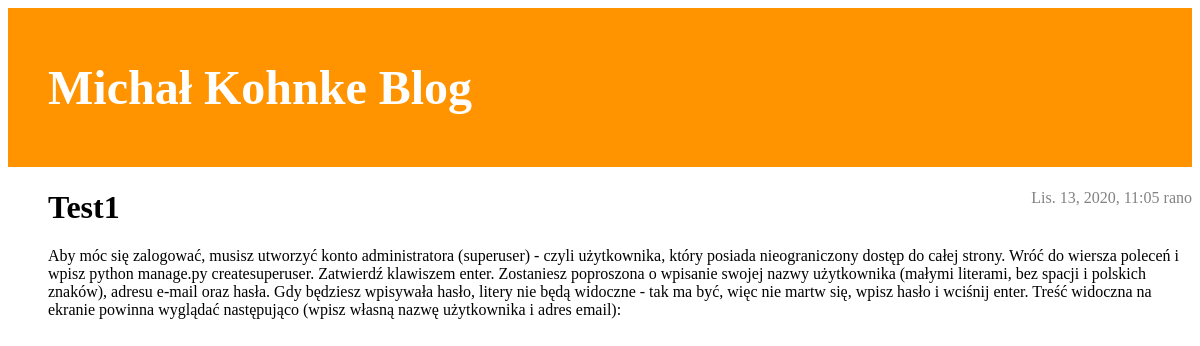
The app's page /post/1/ with its own data.
### blog/models.py (models this page shows, shortened)
class Post(models.Model):
    author = models.ForeignKey('auth.User',on_delete=models.DO_NOTHING,)
    title = models.CharField(max_length=200)
    text = models.TextField()
    created_date = models.DateTimeField(
            default=timezone.now)
    published_date = models.DateTimeField(
            blank=True, null=True)

### blog/views.py (the view)
# urls.py: url(r'^post/(?P<pk>[0-9]+)/$', views.post_detail, name='post_detail'),
def post_detail(request, pk):
    post = get_object_or_404(Post, pk=pk)
    return render(request, 'blog/post_detail.html', {'post': post})

### blog/templates/blog/post_detail.html
{% extends "blog/base.html" %}
{% block content %}
    {% if post.published_date %}
        <div class="date">
            {{ post.published_date }}
        </div>
    {% endif %}
    <h1>{{ post.title }}</h1>
    <p>{{ post.text|linebreaks }}</p>
{% endblock %}

### static/css/blog.css (style rules this page uses)
h1, h2, h3, h4 { font-family: 'Lobster', cursive; }
.date { float: right; color: #828282; }

### records on screen
Post: published_date "Lis. 13, 2020, 11:05 rano", title "Test1", text "Aby móc się zalogować, musisz utworzyć konto administratora (superuser) - czyli użytkownika, który posiada nieograniczony dostęp do całej strony. Wróć do wiersza poleceń i wpisz python manage.py createsuperuser. Zatwierdź klawiszem enter. Zostaniesz poproszona o wpisanie swojej nazwy użytkownika (małymi literami, bez spacji i polskich znaków), adresu e-mail oraz hasła. Gdy będziesz wpisywała hasło, litery nie będą widoczne - tak ma być, więc nie martw się, wpisz hasło i wciśnij enter. Treść widoczna na ekranie powinna wyglądać następująco (wpisz własną nazwę użytkownika i adres email):"
